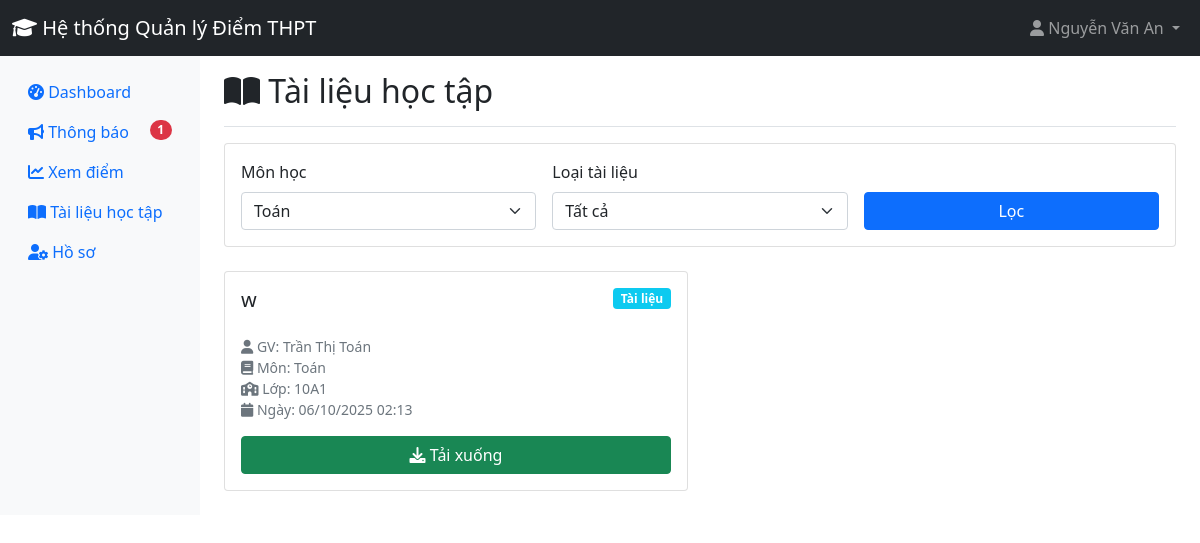
Screenshot of /student/materials.php?subject=1 (signed in) with the database file from the repository.
### tables this page shows
CREATE TABLE `materials` (
  `id` int(11) NOT NULL,
  `teacher_id` int(11) NOT NULL,
  `title` varchar(255) NOT NULL,
  `description` text DEFAULT NULL,
  `file_path` varchar(500) NOT NULL,
  `file_type` enum('document','video') NOT NULL,
  `subject_id` int(11) DEFAULT NULL,
  `class_id` int(11) DEFAULT NULL,
  `uploaded_at` timestamp NOT NULL DEFAULT current_timestamp()
);

CREATE TABLE `users` (
  `id` int(11) NOT NULL,
  `username` varchar(50) NOT NULL,
  `password` varchar(255) NOT NULL,
  `role` enum('admin','teacher','student') NOT NULL,
  `full_name` varchar(100) NOT NULL,
  `email` varchar(100) DEFAULT NULL,
  `phone` varchar(20) DEFAULT NULL,
  `created_at` timestamp NOT NULL DEFAULT current_timestamp(),
  `status` enum('active','inactive') DEFAULT 'active',
  `teacher_type` enum('homeroom','subject') DEFAULT 'subject'
);

CREATE TABLE `subjects` (
  `id` int(11) NOT NULL,
  `subject_name` varchar(100) NOT NULL,
  `subject_code` varchar(20) NOT NULL
);

CREATE TABLE `classes` (
  `id` int(11) NOT NULL,
  `class_name` varchar(50) NOT NULL,
  `grade` int(11) NOT NULL,
  `homeroom_teacher_id` int(11) DEFAULT NULL,
  `school_year` varchar(20) DEFAULT NULL
);

### student/materials.php (the view, shortened to what this page needs)
<?php
require_once '../includes/config.php';
$student_id = $_SESSION['user_id'];
$stmt = $pdo->prepare("SELECT class_id FROM class_students WHERE student_id = ? AND school_year = '2024-2025'");
$stmt->execute([$student_id]);
$class_info = $stmt->fetch();
$class_id = $class_info['class_id'];
$selected_subject = $_GET['subject'] ?? '';
$query = "
    SELECT m.*, u.full_name as teacher_name, s.subject_name, c.class_name
    FROM materials m
    JOIN users u ON m.teacher_id = u.id
    LEFT JOIN subjects s ON m.subject_id = s.id
    LEFT JOIN classes c ON m.class_id = c.id
    WHERE (m.class_id IS NULL OR m.class_id = ?)
";
$params = [$class_id];
if ($selected_subject) {
    $query .= " AND m.subject_id = ?";
    $params[] = $selected_subject;
}
$query .= " ORDER BY m.uploaded_at DESC";
$stmt = $pdo->prepare($query);
$stmt->execute($params);
$materials = $stmt->fetchAll();
$subjects = $pdo->query("SELECT * FROM subjects ORDER BY subject_name")->fetchAll();
?>
<!DOCTYPE html>
<html lang="vi">
<head>
    <link href="https://cdn.jsdelivr.net/npm/bootstrap@5.1.3/dist/css/bootstrap.min.css" rel="stylesheet">
    <link href="https://cdnjs.cloudflare.com/ajax/libs/font-awesome/6.0.0/css/all.min.css" rel="stylesheet">
</head>
<body>
    <?php include '../includes/header.php'; ?>
    <div class="container-fluid">
        <div class="row">
            <?php include 'sidebar.php'; ?>
            <main class="col-md-9 ms-sm-auto col-lg-10 px-md-4">
                <div class="d-flex justify-content-between flex-wrap flex-md-nowrap align-items-center pt-3 pb-2 mb-3 border-bottom">
                    <h1 class="h2"><i class="fas fa-book-open"></i> Tài liệu học tập</h1>
                </div>
                <div class="card mb-4">
                    <div class="card-body">
                        <form method="GET" class="row g-3">
                            <div class="col-md-4">
                                <label class="form-label">Môn học</label>
                                <select class="form-select" name="subject">
                                    <?php foreach ($subjects as $subject): ?>
                                        <option value="<?php echo $subject['id']; ?>" <?php echo $selected_subject == $subject['id'] ? 'selected' : ''; ?>>
                                            <?php echo htmlspecialchars($subject['subject_name']); ?>
                                        </option>
                                    <?php endforeach; ?>
                                </select>
                            </div>
                            <div class="col-md-4">
                                <label class="form-label">Loại tài liệu</label>
                                <select class="form-select" name="type">
                                    <option value="">Tất cả</option>
                                </select>
                            </div>
                            <div class="col-md-4 d-flex align-items-end">
                                <button type="submit" class="btn btn-primary w-100">Lọc</button>
                            </div>
                        </form>
                    </div>
                </div>
                <div class="row">
                    <?php if ($materials): ?>
                        <?php foreach ($materials as $material): ?>
                        <div class="col-md-6 mb-4">
                            <div class="card h-100">
                                <div class="card-body">
                                    <div class="d-flex justify-content-between align-items-start mb-3">
                                        <h5 class="card-title"><?php echo htmlspecialchars($material['title']); ?></h5>
                                        <span class="badge bg-<?php echo $material['file_type'] == 'document' ? 'info' : 'warning'; ?>">
                                            <?php echo $material['file_type'] == 'document' ? 'Tài liệu' : 'Video'; ?>
                                        </span>
                                    </div>
                                    <div class="material-info small text-muted mb-3">
                                        <div><i class="fas fa-user"></i> GV: <?php echo htmlspecialchars($material['teacher_name']); ?></div>
                                        <?php if ($material['subject_name']): ?>
                                            <div><i class="fas fa-book"></i> Môn: <?php echo htmlspecialchars($material['subject_name']); ?></div>
                                        <?php endif; ?>
                                        <?php if ($material['class_name']): ?>
                                            <div><i class="fas fa-school"></i> Lớp: <?php echo htmlspecialchars($material['class_name']); ?></div>
                                        <?php endif; ?>
                                        <div><i class="fas fa-calendar"></i> Ngày: <?php echo date('d/m/Y H:i', strtotime($material['uploaded_at'])); ?></div>
                                    </div>
                                    <div class="d-grid">
                                        <a href="../<?php echo $material['file_path']; ?>" class="btn btn-success" target="_blank">
                                            <i class="fas fa-download"></i> Tải xuống
                                        </a>
                                    </div>
                                </div>
                            </div>
                        </div>
                        <?php endforeach; ?>
                    <?php endif; ?>
                </div>
            </main>
        </div>
    </div>
</body>
</html>

### rows the page displays
materials: title "w", file_type "Tài liệu", teacher.full_name "Trần Thị Toán", subject.subject_name "Toán", class.class_name "10A1", uploaded_at "06/10/2025 02:13"

### other values shown
SITE_NAME "Hệ thống Quản lý Điểm THPT"
$_SESSION['full_name'] "Nguyễn Văn An"
$total_unread "1"
form field subject "Toán"
